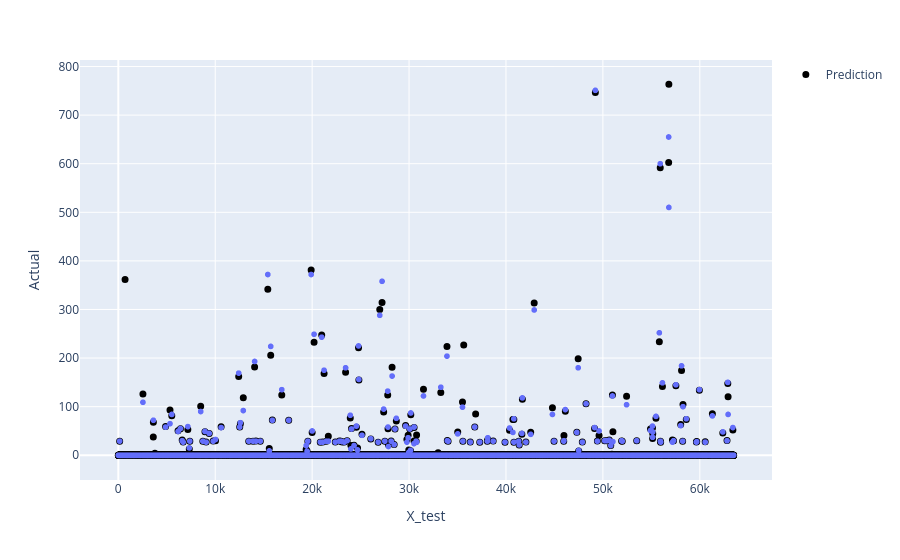

The notebook cell this image was saved under:
### Code cell
import plotly.express as px
import plotly.graph_objects as go
df=pd.DataFrame({'X_test':X_test.index, 'Predict':y_pred, 'Actual':y_test.values})
fig=px.scatter(df, x='X_test', y='Actual')
fig.add_trace(go.Scatter(x=df["X_test"], y=df["Predict"], name="Prediction",mode='markers', marker=dict(size=5,color='#000000',line=dict(width=2,color='#000000'))))
fig.show()

### Figure 1 — Plotly figure (JSON) as saved in the notebook; plotly's stock layout.template omitted (floating-point values rounded to 4 significant figures; data arrays with more than 128 entries replaced by an {"elided": "..."} marker saying what was removed)
{"data": [{"hovertemplate": "X_test=%{x}<br>Actual=%{y}<extra></extra>", "legendgroup": "", "marker": {"color": "#636efa", "symbol": "circle"}, "mode": "markers", "name": "", "showlegend": false, "type": "scattergl", "x": {"elided": "9524 int values"}, "xaxis": "x", "y": {"elided": "9524 float values"}, "yaxis": "y"}, {"marker": {"color": "#000000", "line": {"color": "#000000", "width": 2}, "size": 5}, "mode": "markers", "name": "Prediction", "type": "scatter", "x": {"elided": "9524 int values"}, "y": {"elided": "9524 float values"}}], "layout": {"legend": {"tracegroupgap": 0}, "margin": {"t": 60}, "xaxis": {"anchor": "y", "domain": [0, 1], "title": {"text": "X_test"}}, "yaxis": {"anchor": "x", "domain": [0, 1], "title": {"text": "Actual"}}}}
